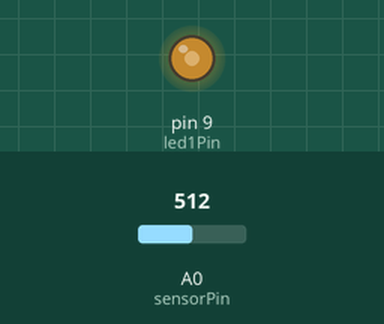
Simulated run of this sketch. Board: Arduino Uno, built with avr-gcc and run on an emulated ATmega328P. On the bench: output pins drawn as LEDs (lit = HIGH). The inputs (shaded band) are chosen by the test bench; at power-on: A0 (sensorPin) = 512. What the sketch prints to the serial monitor is not drawn.

Above: at 1.2 s.
1.3 s: A0 (sensorPin) set to 716
At 2.2 s:
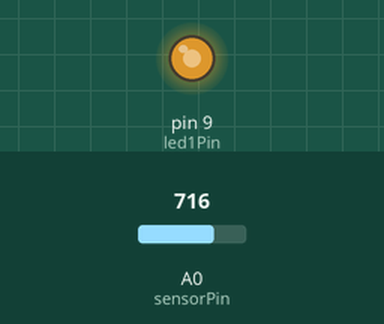
2.8 s: A0 (sensorPin) set to 900
At 3.3 s:
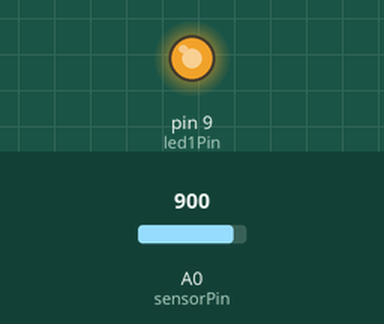
4.3 s: A0 (sensorPin) set to 122
At 4.6 s:
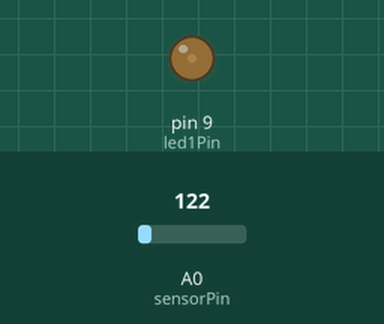
5.8 s: A0 (sensorPin) set to 0
At 6.9 s:
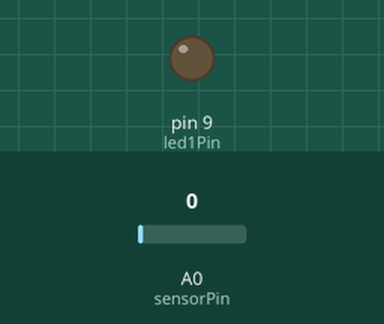
Timing chart, 0 to 8.3 s (numbered marks = the images above; inputs shaded):
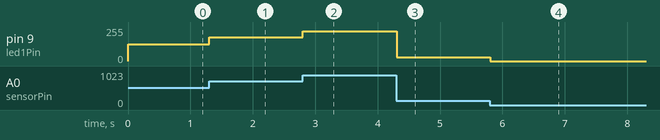

The sketch:

trebuchet.ino
```cpp
//Arduino to p5.js code adapted from the tutorial on potentiometer:
//https://medium.com/@yyyyyyyuan/tutorial-serial-communication-with-arduino-and-p5-js-cd39b3ac10ce

const int led1Pin =  9; // pin number for LED output
const int sensorPin = A0; // pin number for sensing potentiometer
int outputValue = 0;    // variable for indicating how bright the LED is

void setup() {
  pinMode(led1Pin, OUTPUT);  // Set up the LED pin to be an output:
  Serial.begin(9600);
}

void loop() {
  int sensorValue = analogRead(A0); // read from the pressure sensor ;
  outputValue = map(sensorValue, 0, 1023, 0, 255); // map the value from pressure sensor (range from 0 to 1023) to the outputValue (from 0 to 255)

  // writes to the serial monitor as an output
  Serial.write(outputValue);

  if (sensorValue >= 0) {
    analogWrite(led1Pin, outputValue);  // turn the LED on at specific output values
  } else{
    digitalWrite(led1Pin, LOW);  // turn the LED off at specific output values
  }
  delay(10);
}
```

Measured:
- after the input at 1.3 s, pin 9 (led1Pin): 127/255 → 178/255 at once
- after the input at 2.8 s, pin 9 (led1Pin): 178/255 → 224/255 at once
- after the input at 4.3 s, pin 9 (led1Pin): 224/255 → 30/255 at once
- after the input at 5.8 s, pin 9 (led1Pin): 30/255 → 0/255 at once
